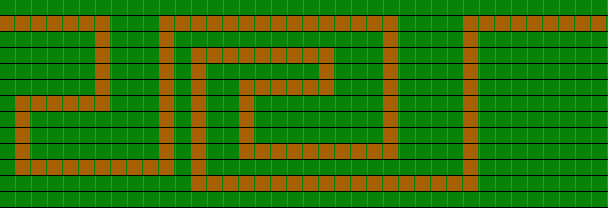

Rendered tile map (Tiled .tmx) drawn with the repository's tilesets; below, a short description and the map source with its tile grids summarised:
An orthogonal 38x13 tile map with 16x16 px tiles, 2 tile layers (bacground, road) and 29 objects.

<map version="1.0" orientation="orthogonal" renderorder="right-down" width="38" height="13" tilewidth="16" tileheight="16" nextobjectid="36">
 <tileset firstgid="1" name="tileset2_gutter" tilewidth="16" tileheight="16" spacing="2" margin="1" tilecount="770" columns="35">
  <image source="background_gutter.png" width="640" height="400" />
 </tileset>
 <layer name="bacground" width="38" height="13">
  <data>[494 cells, 494 non-empty, 1 distinct tile ids]</data>
 </layer>
 <layer name="road" width="38" height="13">
  <data>[494 cells, 178 non-empty, 2 distinct tile ids]</data>
 </layer>
 <objectgroup name="road">
  <object id="1" x="0" y="0" width="112" height="16" />
  <object id="3" x="112" y="0" width="16" height="128" />
  <object id="4" x="32" y="112" width="80" height="16" />
  <object id="6" x="32" y="128" width="16" height="32" />
  <object id="7" x="48" y="144" width="112" height="16" />
  <object id="8" x="144" y="0" width="16" height="144" />
  <object id="9" x="160" y="0" width="256" height="16" />
  <object id="11" x="400" y="16" width="16" height="160" />
  <object id="13" x="240" y="160" width="160" height="16" />
  <object id="14" x="240" y="64" width="80" height="16" />
  <object id="15" x="208" y="64" width="32" height="112" />
  <object id="16" x="448" y="0" width="16" height="176" />
  <object id="17" x="416" y="160" width="32" height="16" />
  <object id="18" x="464" y="0" width="144" height="16" />
  <object id="19" x="480" y="32" width="128" height="16" />
  <object id="20" x="480" y="48" width="16" height="160" />
  <object id="21" x="176" y="192" width="304" height="16" />
  <object id="22" x="176" y="32" width="16" height="160" />
  <object id="23" x="192" y="32" width="192" height="16" />
  <object id="24" x="336" y="48" width="16" height="64" />
  <object id="25" x="272" y="96" width="64" height="16" />
  <object id="26" x="256" y="96" width="16" height="48" />
  <object id="29" x="272" y="128" width="112" height="16" />
  <object id="30" x="368" y="48" width="16" height="80" />
  <object id="31" x="16" y="176" width="160" height="16" />
  <object id="32" x="0" y="96" width="16" height="96" />
  <object id="33" x="0" y="80" width="96" height="16" />
  <object id="34" x="80" y="32" width="16" height="48" />
  <object id="35" x="0" y="32" width="80" height="16" />
 </objectgroup>
</map>